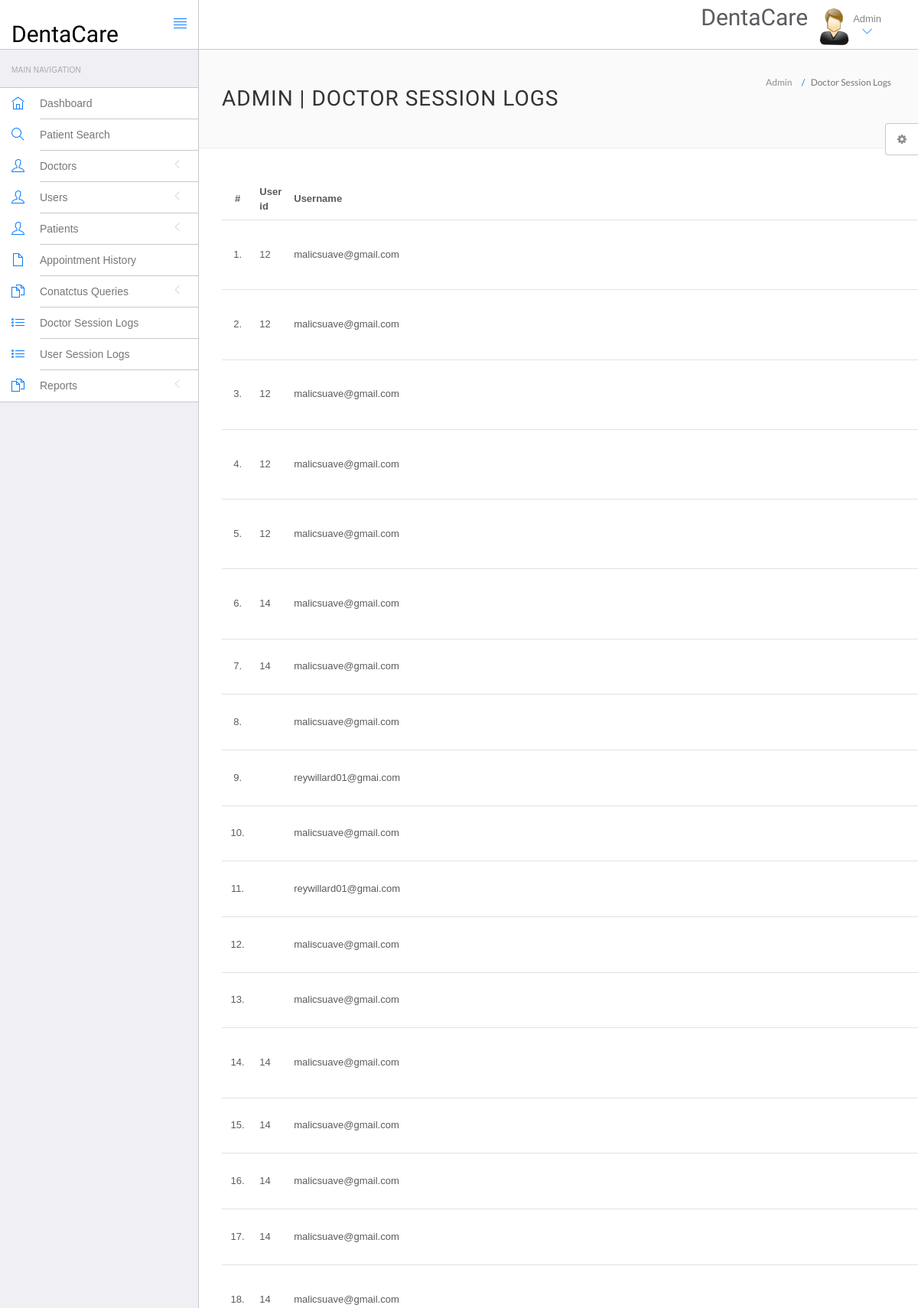
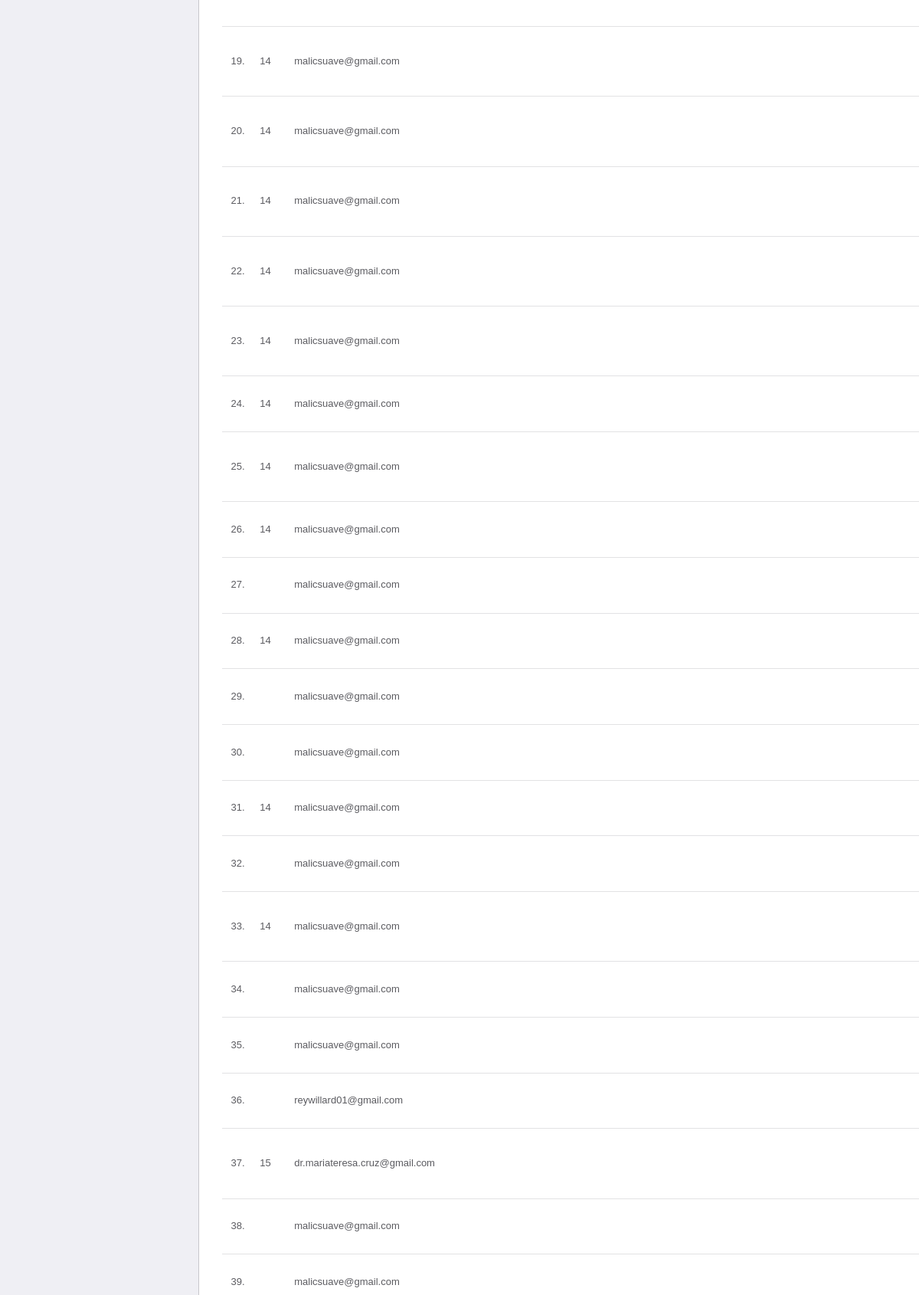
/hms/admin/doctor-logs.php (signed in, upper part), run on the app's committed database (2 pictures, top to bottom).
### tables this page shows
CREATE TABLE `doctorslog` (
  `id` int(11) NOT NULL,
  `uid` int(11) DEFAULT NULL,
  `username` varchar(255) DEFAULT NULL,
  `userip` binary(16) DEFAULT NULL,
  `loginTime` timestamp NULL DEFAULT current_timestamp(),
  `logout` varchar(255) DEFAULT NULL,
  `status` int(11) DEFAULT NULL
);

### hms/admin/doctor-logs.php (the view, shortened to what this page needs)
<?php
include('include/config.php');
?>
<!DOCTYPE html>
<html lang="en">
<head>
    <link rel="stylesheet" href="vendor/bootstrap/css/bootstrap.min.css">
    <link rel="stylesheet" href="vendor/fontawesome/css/font-awesome.min.css">
    <link rel="stylesheet" href="vendor/themify-icons/themify-icons.min.css">
    <link href="vendor/animate.css/animate.min.css" rel="stylesheet" media="screen">
    <link href="vendor/perfect-scrollbar/perfect-scrollbar.min.css" rel="stylesheet" media="screen">
    <link href="vendor/switchery/switchery.min.css" rel="stylesheet" media="screen">
    <link href="vendor/bootstrap-touchspin/jquery.bootstrap-touchspin.min.css" rel="stylesheet" media="screen">
    <link href="vendor/select2/select2.min.css" rel="stylesheet" media="screen">
    <link href="vendor/bootstrap-datepicker/bootstrap-datepicker3.standalone.min.css" rel="stylesheet" media="screen">
    <link href="vendor/bootstrap-timepicker/bootstrap-timepicker.min.css" rel="stylesheet" media="screen">
    <link rel="stylesheet" href="assets/css/styles.css">
    <link rel="stylesheet" href="assets/css/plugins.css">
    <link rel="stylesheet" href="assets/css/themes/theme-1.css" id="skin_color" />
</head>
<body>
    <div id="app">
        <?php include('include/sidebar.php');?>
        <div class="app-content">
            <?php include('include/header.php');?>
            <div class="main-content">
                <div class="wrap-content container" id="container">
                    <section id="page-title">
                        <div class="row">
                            <div class="col-sm-8">
                                <h1 class="mainTitle">Admin | Doctor Session Logs</h1>
                            </div>
                            <ol class="breadcrumb">
                                <li>
                                    <span>Admin</span>
                                </li>
                                <li class="active">
                                    <span>Doctor Session Logs</span>
                                </li>
                            </ol>
                        </div>
                    </section>
                    <div class="container-fluid container-fullw bg-white">
                        <div class="row">
                            <div class="col-md-12">
                                <table class="table table-hover" id="sample-table-1">
                                    <thead>
                                        <tr>
                                            <th class="center">#</th>
                                            <th class="hidden-xs">User id</th>
                                            <th>Username</th>
                                        </tr>
                                    </thead>
                                    <tbody>
<?php
$sql=mysqli_query($con,"select * from doctorslog");
$cnt=1;
while($row=mysqli_fetch_array($sql))
{
?>
                                        <tr>
                                            <td class="center"><?php echo $cnt;?>.</td>
                                            <td class="hidden-xs"><?php echo $row['uid'];?></td>
                                            <td class="hidden-xs"><?php echo $row['username'];?></td>
                                            <td><?php echo $row['userip'];?></td>
                                            <td><?php echo $row['loginTime'];?></td>
                                            <td><?php echo $row['logout'];?></td>
                                            <td>
<?php if($row['status']==1) { echo "Success"; } else { echo "Failed"; } ?>
                                            </td>
                                        </tr>
<?php
    $cnt=$cnt+1;
} ?>
                                    </tbody>
                                </table>
                            </div>
                        </div>
                        <div class="row">
                            <div class="col-md-12">
                                <form action="doctor_pdf.php" method="post" style="display:inline;">
                                    <button type="submit" class="btn btn-danger">Export to PDF</button>
                                </form>
								<form action="doctor_excel.php" method="post" style="display:inline;">
    								<button type="submit" class="btn btn-success">Export to Excel</button>
								</form>
                            </div>
                        </div>
                    </div>
                </div>
            </div>
            <?php include('include/setting.php');?>
        </div>
    </body>
</html>

### hms/admin/assets/css/themes/theme-1.css (style rules this page uses)
body { background: #FAFAFA; }

### data on the page
doctorslog: uid "12", username "malicsuave@gmail.com"
doctorslog: uid "12", username "malicsuave@gmail.com"
doctorslog: uid "12", username "malicsuave@gmail.com"
doctorslog: uid "12", username "malicsuave@gmail.com"
doctorslog: uid "12", username "malicsuave@gmail.com"
doctorslog: uid "14", username "malicsuave@gmail.com"
doctorslog: uid "14", username "malicsuave@gmail.com"
doctorslog: username "malicsuave@gmail.com"
doctorslog: username "reywillard01@gmai.com"
doctorslog: username "malicsuave@gmail.com"
doctorslog: username "reywillard01@gmai.com"
doctorslog: username "maliscuave@gmail.com"
doctorslog: username "malicsuave@gmail.com"
doctorslog: uid "14", username "malicsuave@gmail.com"
doctorslog: uid "14", username "malicsuave@gmail.com"
doctorslog: uid "14", username "malicsuave@gmail.com"
doctorslog: uid "14", username "malicsuave@gmail.com"
doctorslog: uid "14", username "malicsuave@gmail.com"
doctorslog: uid "14", username "malicsuave@gmail.com"
doctorslog: uid "14", username "malicsuave@gmail.com"
doctorslog: uid "14", username "malicsuave@gmail.com"
doctorslog: uid "14", username "malicsuave@gmail.com"
doctorslog: uid "14", username "malicsuave@gmail.com"
doctorslog: uid "14", username "malicsuave@gmail.com"
doctorslog: uid "14", username "malicsuave@gmail.com"
doctorslog: uid "14", username "malicsuave@gmail.com"
doctorslog: username "malicsuave@gmail.com"
doctorslog: uid "14", username "malicsuave@gmail.com"
doctorslog: username "malicsuave@gmail.com"
doctorslog: username "malicsuave@gmail.com"
doctorslog: uid "14", username "malicsuave@gmail.com"
doctorslog: username "malicsuave@gmail.com"
doctorslog: uid "14", username "malicsuave@gmail.com"
doctorslog: username "malicsuave@gmail.com"
doctorslog: username "malicsuave@gmail.com"
doctorslog: username "reywillard01@gmail.com"
doctorslog: uid "15", username "dr.mariateresa.cruz@gmail.com"
doctorslog: username "malicsuave@gmail.com"
doctorslog: username "malicsuave@gmail.com"
